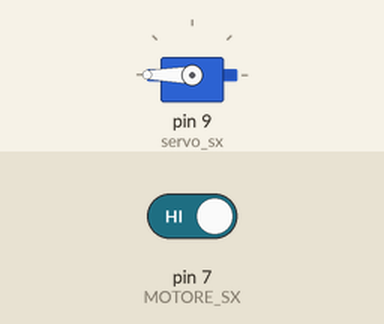
Simulated run of this sketch. Board: Arduino Uno, built with avr-gcc and run on an emulated ATmega328P. Parts: servo. The inputs (shaded band) are chosen by the test bench; at power-on: pin 7 (MOTORE_SX) HIGH.

Above: at 1.2 s.
1.3 s: pin 7 (MOTORE_SX) driven LOW
At 2.5 s:
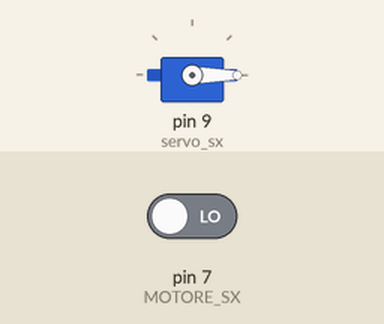
2.8 s: pin 7 (MOTORE_SX) driven HIGH
At 3.7 s:
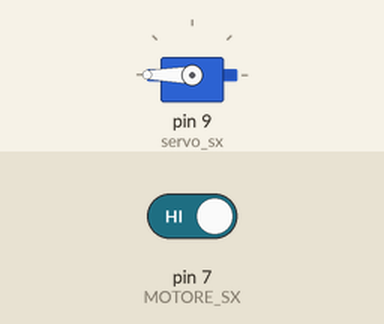
Timing chart, 0 to 5.8 s (numbered marks = the images above; inputs shaded):
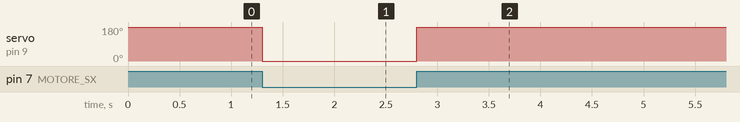

The sketch:

Motor_Command_0.0.1.ino
```cpp
#include <Servo.h>

Servo servo_dx;
Servo servo_sx;


void setup() {

pinMode(7,INPUT);  //MOTORE SX
//pinMode(4,INPUT);  //MOTORE DX
servo_sx.attach(9);
//servo_dx.attach(11);

}

void loop() {

  if(digitalRead(7) == LOW)
  {
    servo_sx.write(0);
  }
  else if(digitalRead(7) == HIGH)
  {
    servo_sx.write(180);
  }

/*
  if(digitalRead(4) == LOW)
  {
    servo_dx.write(0);
  }
  else if(digitalRead(4) == HIGH)
  {
    servo_dx.write(180);
  }
  */

}
```

Measured:
- after the input at 1.3 s, servo on pin 9 (servo_sx): 180° → 0° at once
- after the input at 2.8 s, servo on pin 9 (servo_sx): 0° → 180° at once
